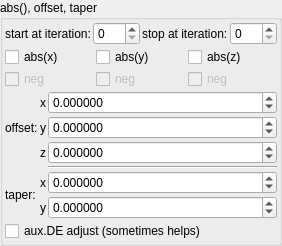
    <widget class="QGroupBox" name="groupBox_5">
     <property name="title">
      <string>abs(), offset, taper</string>
     </property>
     <layout class="QVBoxLayout" name="verticalLayout_7" stretch="0,0,0,0">
      <property name="spacing">
       <number>2</number>
      </property>
      <property name="leftMargin">
       <number>2</number>
      </property>
      <property name="topMargin">
       <number>2</number>
      </property>
      <property name="rightMargin">
       <number>2</number>
      </property>
      <property name="bottomMargin">
       <number>2</number>
      </property>
      <item>
       <layout class="QHBoxLayout" name="horizontalLayout_18" stretch="0,1,0,1">
        <item>
         <widget class="QLabel" name="label_99">
          <property name="text">
           <string>start at iteration:</string>
          </property>
         </widget>
        </item>
        <item>
         <widget class="MySpinBox" name="spinboxInt_transf_start_iterations_P">
          <property name="sizePolicy">
           <sizepolicy hsizetype="Minimum" vsizetype="Maximum">
            <horstretch>0</horstretch>
            <verstretch>0</verstretch>
           </sizepolicy>
          </property>
          <property name="minimum">
           <number>0</number>
          </property>
          <property name="maximum">
           <number>999</number>
          </property>
          <property name="value">
           <number>0</number>
          </property>
         </widget>
        </item>
        <item>
         <widget class="QLabel" name="label_71">
          <property name="text">
           <string>stop at iteration:</string>
          </property>
         </widget>
        </item>
        <item>
         <widget class="MySpinBox" name="spinboxInt_transf_stop_iterations_P1">
          <property name="sizePolicy">
           <sizepolicy hsizetype="Preferred" vsizetype="Maximum">
            <horstretch>0</horstretch>
            <verstretch>0</verstretch>
           </sizepolicy>
          </property>
          <property name="maximum">
           <number>999</number>
          </property>
         </widget>
        </item>
       </layout>
      </item>
      <item>
       <layout class="QGridLayout" name="gridLayout_50" columnstretch="0,0,0">
        <property name="spacing">
         <number>2</number>
        </property>
        <item row="1" column="0">
         <widget class="MyCheckBox" name="checkBox_transf_function_enabledBx_false">
          <property name="enabled">
           <bool>false</bool>
          </property>
          <property name="text">
           <string notr="true">neg</string>
          </property>
         </widget>
        </item>
        <item row="0" column="0">
         <widget class="MyCheckBox" name="checkBox_transf_function_enabledx">
          <property name="text">
           <string notr="true">abs(x)</string>
          </property>
         </widget>
        </item>
        <item row="0" column="2">
         <widget class="MyCheckBox" name="checkBox_transf_function_enabledz_false">
          <property name="text">
           <string notr="true">abs(z)</string>
          </property>
         </widget>
        </item>
        <item row="1" column="2">
         <widget class="MyCheckBox" name="checkBox_transf_function_enabledBz_false">
          <property name="enabled">
           <bool>false</bool>
          </property>
          <property name="text">
           <string notr="true">neg</string>
          </property>
         </widget>
        </item>
        <item row="0" column="1">
         <widget class="MyCheckBox" name="checkBox_transf_function_enabledy">
          <property name="text">
           <string notr="true">abs(y)</string>
          </property>
         </widget>
        </item>
        <item row="1" column="1">
         <widget class="MyCheckBox" name="checkBox_transf_function_enabledBy_false">
          <property name="enabled">
           <bool>false</bool>
          </property>
          <property name="text">
           <string notr="true">neg</string>
          </property>
         </widget>
        </item>
       </layout>
      </item>
      <item>
       <layout class="QGridLayout" name="gridLayout_46" columnstretch="0,0,1">
        <property name="spacing">
         <number>2</number>
        </property>
        <item row="2" column="2">
         <widget class="MyDoubleSpinBox" name="spinbox_transf_offset_0">
          <property name="sizePolicy">
           <sizepolicy hsizetype="Minimum" vsizetype="Maximum">
            <horstretch>0</horstretch>
            <verstretch>0</verstretch>
           </sizepolicy>
          </property>
          <property name="prefix">
           <string/>
          </property>
          <property name="suffix">
           <string/>
          </property>
          <property name="decimals">
           <number>6</number>
          </property>
          <property name="minimum">
           <double>-99.998999999999995</double>
          </property>
          <property name="maximum">
           <double>99.998999999999995</double>
          </property>
          <property name="singleStep">
           <double>0.100000000000000</double>
          </property>
         </widget>
        </item>
        <item row="0" column="1">
         <widget class="QLabel" name="label_161">
          <property name="text">
           <string notr="true">x</string>
          </property>
         </widget>
        </item>
        <item row="2" column="1">
         <widget class="QLabel" name="label_165">
          <property name="text">
           <string notr="true">z</string>
          </property>
         </widget>
        </item>
        <item row="0" column="2">
         <widget class="MyDoubleSpinBox" name="spinbox_transf_offsetA_05">
          <property name="sizePolicy">
           <sizepolicy hsizetype="Minimum" vsizetype="Maximum">
            <horstretch>0</horstretch>
            <verstretch>0</verstretch>
           </sizepolicy>
          </property>
          <property name="prefix">
           <string/>
          </property>
          <property name="suffix">
           <string/>
          </property>
          <property name="decimals">
           <number>6</number>
          </property>
          <property name="minimum">
           <double>-99.998999999999995</double>
          </property>
          <property name="maximum">
           <double>99.998999999999995</double>
          </property>
          <property name="singleStep">
           <double>0.100000000000000</double>
          </property>
         </widget>
        </item>
        <item row="5" column="2">
         <widget class="MyDoubleSpinBox" name="spinbox_transf_offset_05">
          <property name="sizePolicy">
           <sizepolicy hsizetype="Minimum" vsizetype="Maximum">
            <horstretch>0</horstretch>
            <verstretch>0</verstretch>
           </sizepolicy>
          </property>
          <property name="prefix">
           <string/>
          </property>
          <property name="suffix">
           <string/>
          </property>
          <property name="decimals">
           <number>6</number>
          </property>
          <property name="minimum">
           <double>-99.998999999999995</double>
          </property>
          <property name="maximum">
           <double>99.998999999999995</double>
          </property>
          <property name="singleStep">
           <double>0.100000000000000</double>
          </property>
         </widget>
        </item>
        <item row="1" column="1">
         <widget class="QLabel" name="label_166">
          <property name="text">
           <string notr="true">y</string>
          </property>
         </widget>
        </item>
        <item row="4" column="2">
         <widget class="MyDoubleSpinBox" name="spinbox_transf_scale_05">
          <property name="sizePolicy">
           <sizepolicy hsizetype="Minimum" vsizetype="Maximum">
            <horstretch>0</horstretch>
            <verstretch>0</verstretch>
           </sizepolicy>
          </property>
          <property name="prefix">
           <string/>
          </property>
          <property name="suffix">
           <string/>
          </property>
          <property name="decimals">
           <number>6</number>
          </property>
          <property name="minimum">
           <double>-99.998999999999995</double>
          </property>
          <property name="maximum">
           <double>99.998999999999995</double>
          </property>
          <property name="singleStep">
           <double>0.100000000000000</double>
          </property>
         </widget>
        </item>
        <item row="0" column="0" rowspan="3">
         <widget class="QLabel" name="label_167">
          <property name="text">
           <string>offset:</string>
          </property>
         </widget>
        </item>
        <item row="1" column="2">
         <widget class="MyDoubleSpinBox" name="spinbox_transf_offsetB_05">
          <property name="sizePolicy">
           <sizepolicy hsizetype="Minimum" vsizetype="Maximum">
            <horstretch>0</horstretch>
            <verstretch>0</verstretch>
           </sizepolicy>
          </property>
          <property name="prefix">
           <string/>
          </property>
          <property name="suffix">
           <string/>
          </property>
          <property name="decimals">
           <number>6</number>
          </property>
          <property name="minimum">
           <double>-99.998999999999995</double>
          </property>
          <property name="maximum">
           <double>99.998999999999995</double>
          </property>
          <property name="singleStep">
           <double>0.100000000000000</double>
          </property>
         </widget>
        </item>
        <item row="3" column="2">
         <widget class="Line" name="line_3">
          <property name="orientation">
           <enum>Qt::Horizontal</enum>
          </property>
         </widget>
        </item>
        <item row="4" column="1">
         <widget class="QLabel" name="label_168">
          <property name="text">
           <string notr="true">x</string>
          </property>
         </widget>
        </item>
        <item row="5" column="1">
         <widget class="QLabel" name="label_169">
          <property name="text">
           <string notr="true">y</string>
          </property>
         </widget>
        </item>
        <item row="4" column="0" rowspan="2">
         <widget class="QLabel" name="label_170">
          <property name="text">
           <string>taper:</string>
          </property>
         </widget>
        </item>
       </layout>
      </item>
      <item>
       <widget class="MyCheckBox" name="checkBox_transf_function_enabledA_false">
        <property name="enabled">
         <bool>true</bool>
        </property>
        <property name="font">
         <font>
          <weight>50</weight>
          <bold>false</bold>
         </font>
        </property>
        <property name="text">
         <string>aux.DE adjust (sometimes helps)</string>
        </property>
       </widget>
      </item>
     </layout>
    </widget>
